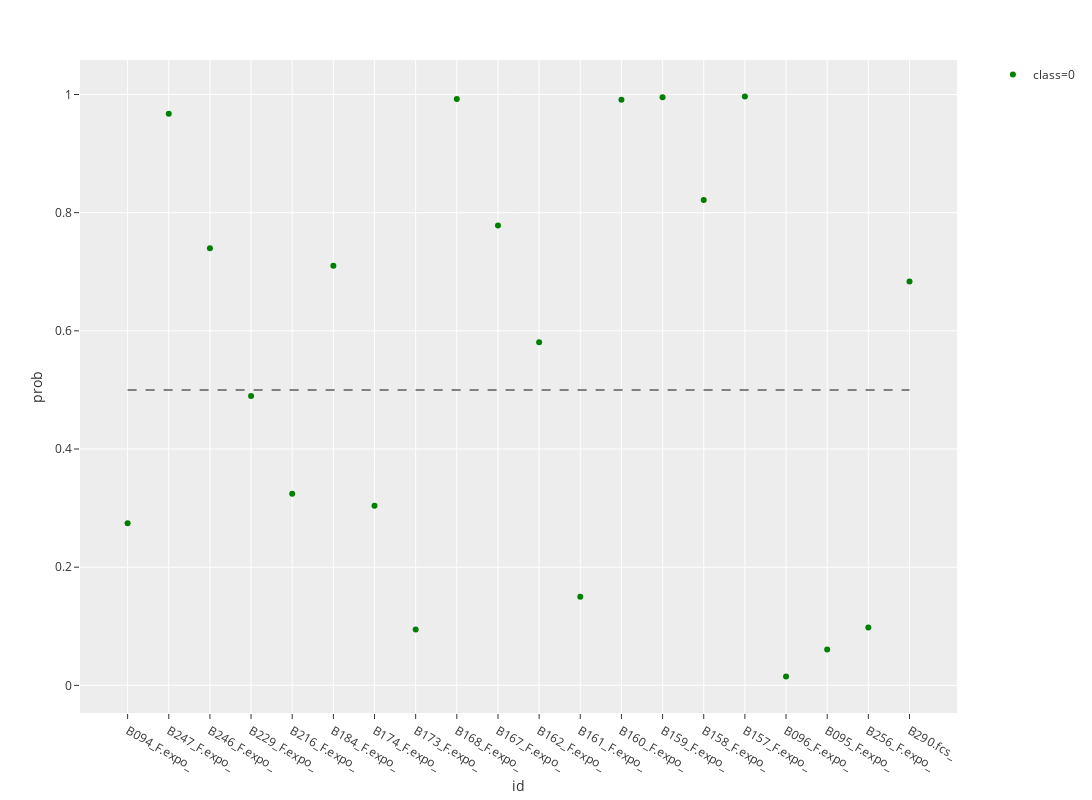

Notebook source saved alongside this figure:
### Code cell
pulmonary_nodule = pd.read_excel('C:/Users/pc/OneDrive/PLTTECH/Project/02_Disease_early_screening/lung_cancer/rawdata/marker_pulmonary_nodule.xlsx')
pulmonary_nodule = pulmonary_nodule.loc[:, selected_marker]
pulmonary_nodule.iloc[:, 1:-1] = pulmonary_nodule.iloc[:, 1:-1].multiply(100)
pulmonary_nodule.iloc[:, 1:-1] = pd.DataFrame(stdsc.transform(pulmonary_nodule.iloc[:, 1:-1].values), columns=pulmonary_nodule.columns[1:-1])
pulmonary_nodule = pulmonary_nodule.loc[:, selected_columns]
pulmonary_nodule_df = lungCancerPrediction(pulmonary_nodule, 'pulmonary_nodule')

### Figure 1 — Plotly figure (JSON) as saved in the notebook; plotly's stock layout.template omitted (floating-point values rounded to 4 significant figures)
{"data": [{"hoverlabel": {"namelength": 0}, "hovertemplate": "class=0<br>id=%{x}<br>prob=%{y}", "legendgroup": "class=0", "marker": {"color": "green", "symbol": "circle"}, "mode": "markers", "name": "class=0", "showlegend": true, "type": "scatter", "x": ["B094_F.expo_", "B247_F.expo_", "B246_F.expo_", "B229_F.expo_", "B216_F.expo_", "B184_F.expo_", "B174_F.expo_", "B173_F.expo_", "B168_F.expo_", "B167_F.expo_", "B162_F.expo_", "B161_F.expo_", "B160_F.expo_", "B159_F.expo_", "B158_F.expo_", "B157_F.expo_", "B096_F.expo_", "B095_F.expo_", "B256_F.expo_", "B290.fcs_"], "xaxis": "x", "y": [0.2745, 0.9672, 0.7396, 0.4897, 0.3242, 0.7102, 0.3038, 0.09473, 0.9924, 0.7781, 0.5809, 0.1502, 0.9911, 0.9954, 0.8213, 0.9968, 0.01482, 0.06089, 0.09802, 0.6834], "yaxis": "y"}, {"line": {"color": "grey", "dash": "dash"}, "mode": "lines", "showlegend": false, "type": "scatter", "x": ["B094_F.expo_", "B290.fcs_"], "y": [0.5, 0.5]}], "layout": {"height": 800, "legend": {"tracegroupgap": 0}, "margin": {"t": 60}, "width": 1200, "xaxis": {"anchor": "y", "domain": [0, 0.98], "title": {"text": "id"}}, "yaxis": {"anchor": "x", "domain": [0, 1], "title": {"text": "prob"}}}}
